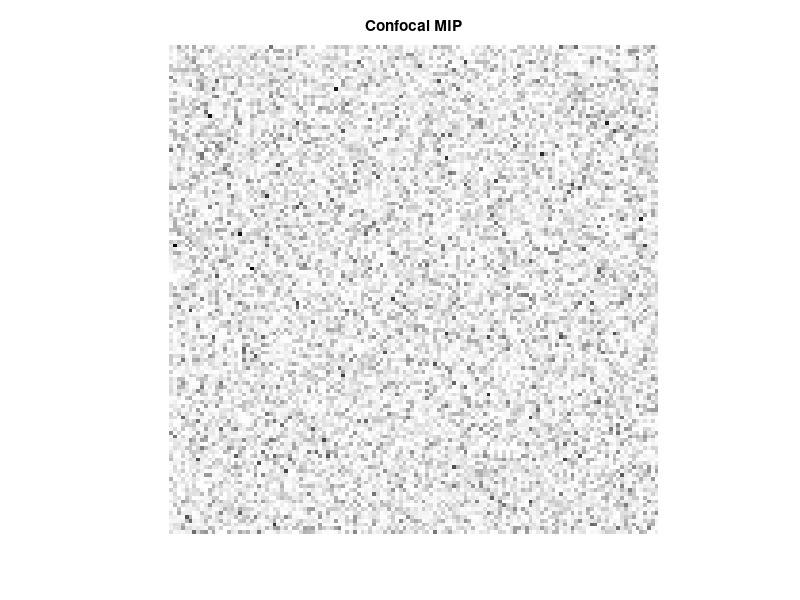

The MATLAB script that drew this image:

% EXP13 - Confocal z-stack projection

clc;
clear;
close all;

lambda = 500e-9;
NA = 1.2;
n = 1.33;

% Calculate resolutions
rxy = 0.4*lambda/NA;
rz = 1.4*lambda*n/NA^2;

% Generate simulated optical sections
V = rand(128,128,20);

% Maximum intensity projection
mip = max(V,[],3);

% Display confocal image
figure;
imshow(mip,[]);
title('Confocal MIP');

% Display resolution values
fprintf('Lateral res = %.0f nm, Axial res = %.0f nm\n', ...
    rxy*1e9, rz*1e9);
